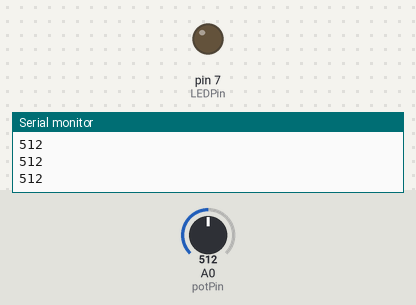
Bench run of a sketch on a simulated Arduino Uno, built with avr-gcc and run on an emulated ATmega328P. Shown: output pins drawn as LEDs (lit = HIGH), the last lines printed to the serial monitor. The test bench sets the inputs (shaded band); at power-on: A0 (potPin) = 512.

Above: at 1.2 s.
1.3 s: A0 (potPin) set to 988
2.8 s: A0 (potPin) set to 1007
At 3.6 s:
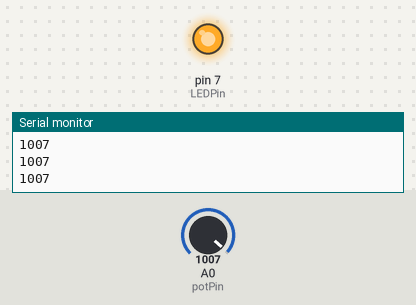
4.4 s: A0 (potPin) set to 990
At 5.0 s:
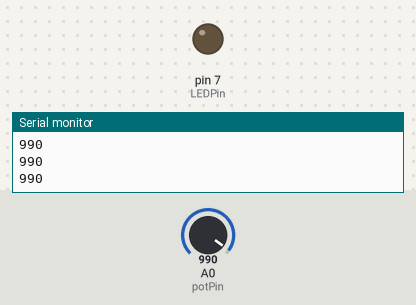
6.0 s: A0 (potPin) set to 1010
At 6.4 s:
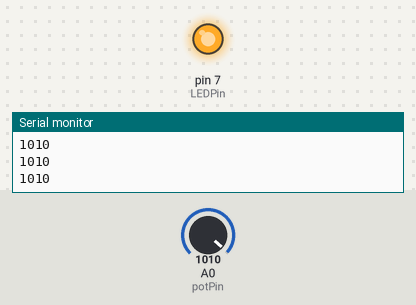
Timing chart, 0 to 8.6 s (numbered marks = the images above; inputs shaded):
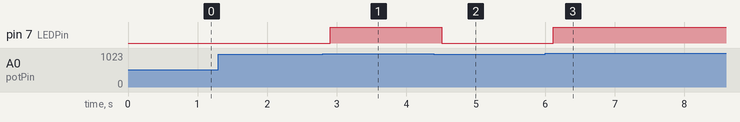

Measured:
- the behaviour switches between 1000 and 1001 on A0 (potPin) (found by bisection; images 0 and 1)
- after the input at 2.8 s, pin 7 (LEDPin): LOW → HIGH after 0.11 s
- after the input at 4.4 s, pin 7 (LEDPin): HIGH → LOW after 0.11 s
- after the input at 6.0 s, pin 7 (LEDPin): LOW → HIGH after 0.12 s

The sketch:

Understanding_while.ino
```cpp
int potPin = A0;
int LEDPin = 7;
int potVal;
int wait = 100;
void setup() {
  // put your setup code here, to run once:
Serial.begin(9600);
pinMode(potPin, INPUT);
pinMode(LEDPin, OUTPUT);
}

void loop() {
  // put your main code here, to run repeatedly:
potVal = analogRead(potPin);
Serial.println(potVal);
delay(wait);

while (potVal>1000){
  digitalWrite(LEDPin, HIGH);
  potVal = analogRead(potPin);
  Serial.println(potVal);
  delay(wait);
  }
digitalWrite(LEDPin, LOW);
}
```
